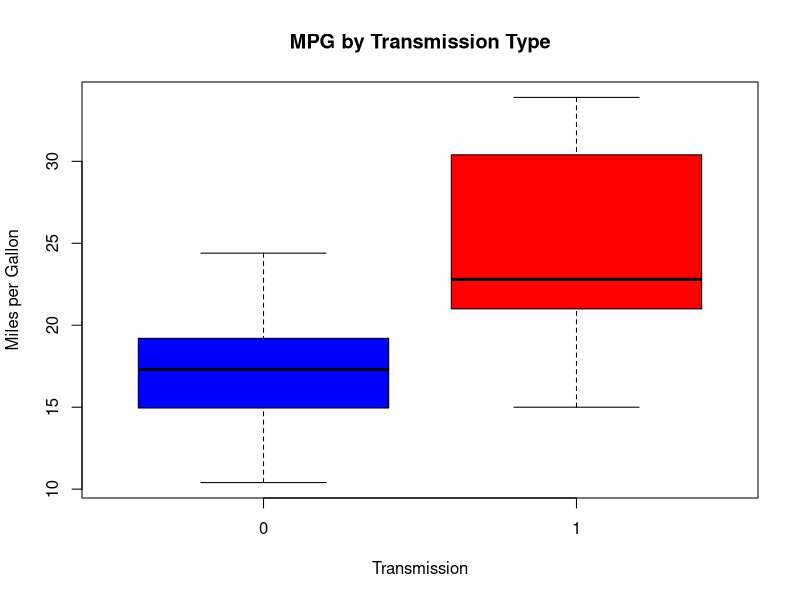
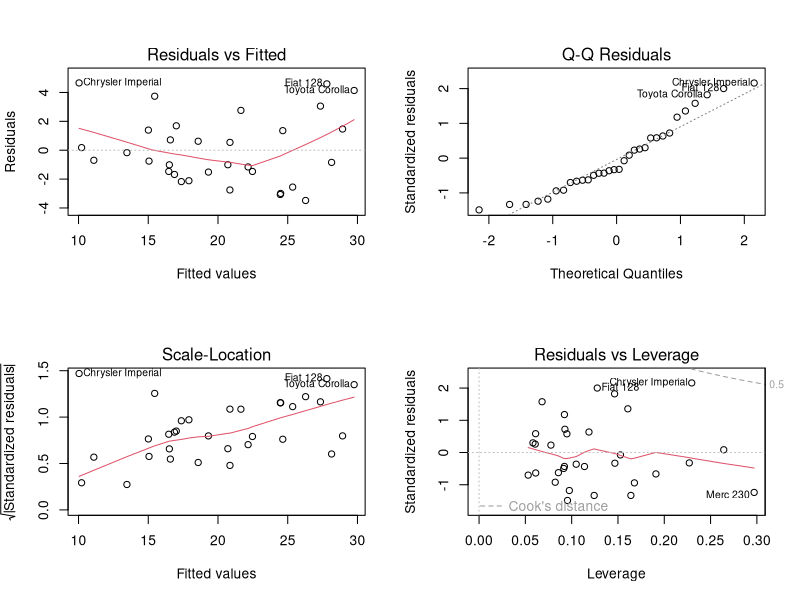

R code for these plots, in order:
## ---- chunk 1
library(datasets)
data(mtcars)
## ---- chunk 2
aggregate(mpg~am, data=mtcars, mean)
aggregate(mpg~am, data=mtcars, sd)
## ---- chunk 3
cars.lm.model <- lm(mpg ~ am, data=mtcars)
## ---- chunk 4
cars.lm.model.mv <- lm(mpg ~ ., data=mtcars)
cars.lm.model.best.mv <- step(cars.lm.model.mv, direction="both")
## ---- chunk 5
anova(cars.lm.model, cars.lm.model.best.mv)
## ---- chunk 6
summary(mtcars)
## ---- chunk 7
boxplot(mpg~am, data=mtcars,
        col = c("blue", "red"),
        xlab = "Transmission",
        ylab = "Miles per Gallon",
        main = "MPG by Transmission Type")
## ---- chunk 8
summary(cars.lm.model)
## ---- chunk 9
summary(cars.lm.model.best.mv)
## ---- chunk 10
par(mfrow = c(2,2))
plot(cars.lm.model.best.mv)
